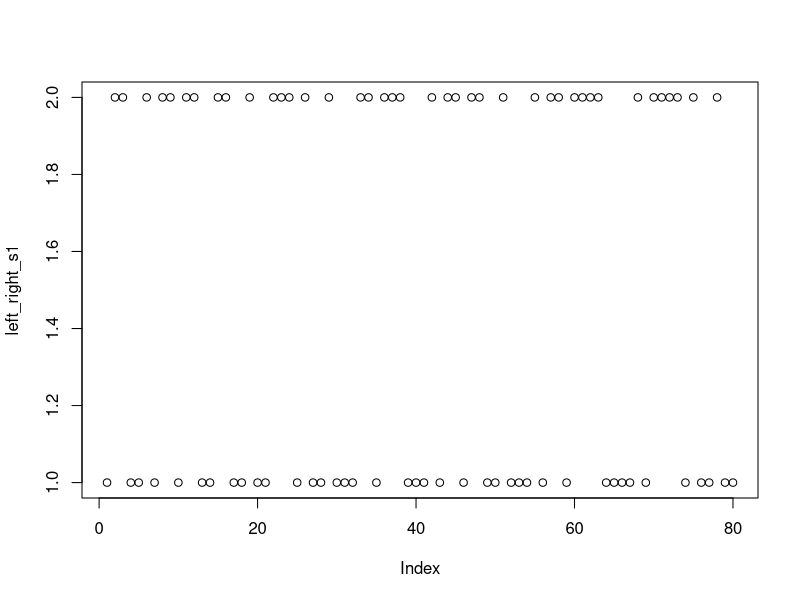
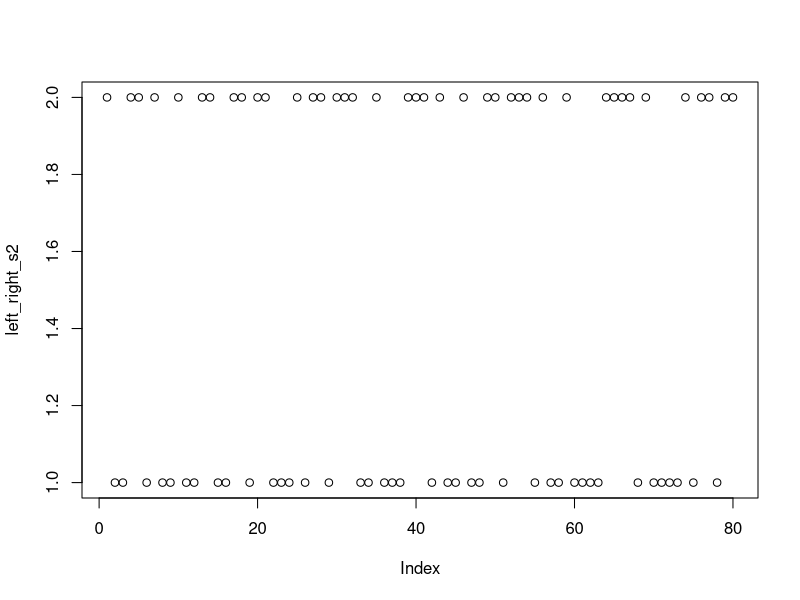
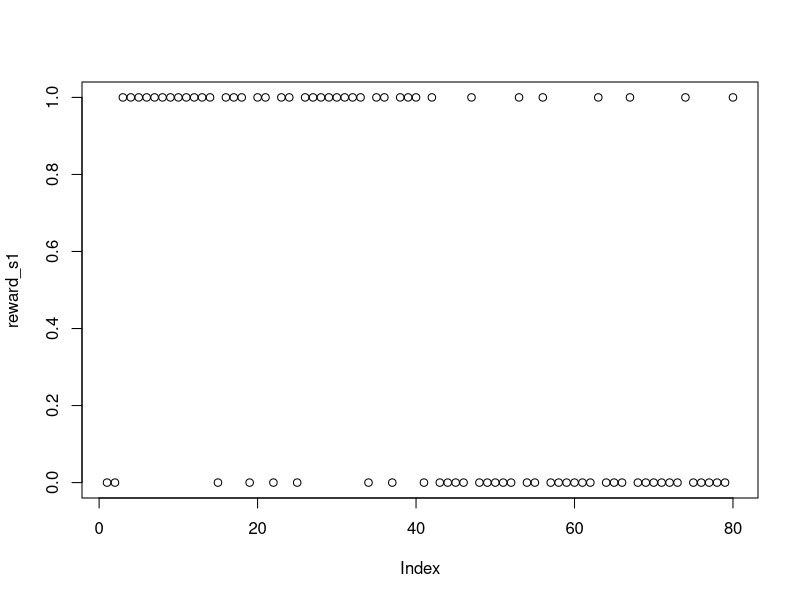
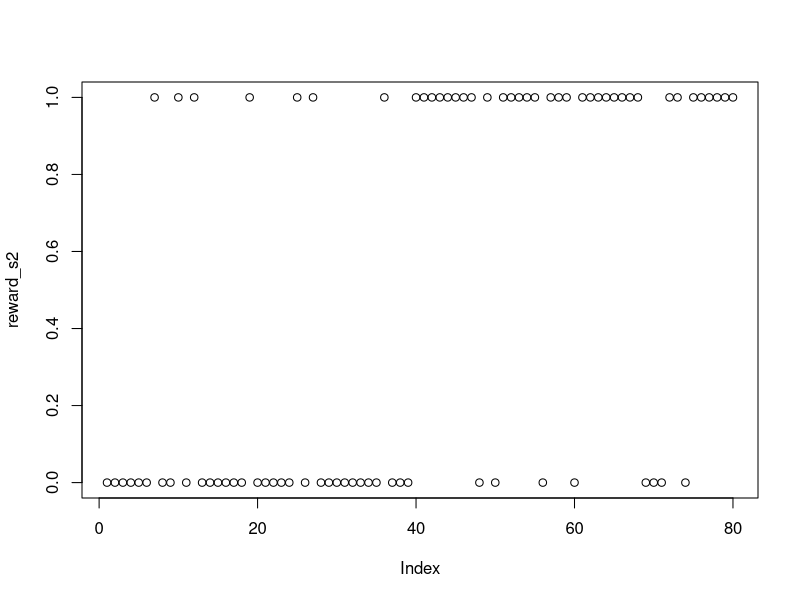

Recreate these plots in R, in order.
## ---- chunk 1
#### 呈示される２つの刺激(s1とs2)が左右のどっちに出るかを決めるリストを作る(２つの刺激がどっちにでるかはランダム)
# 空のオブジェクトを準備
left_right_s1 <- NULL
# いきなり80試行をシャッフルせずに，10試行を1ブロックにして，シャッフルを８回行う（for文で８回繰り返す)
repeat_shuffle <- 8
for (i in 1:repeat_shuffle) {
  # 1=leftか2=rightを５つずつ作成(つまり，10試行分)
  left_right_10 <- rep(1:2,5)
  # 上記をシャフル
  left_right_10shuffle <- sample(left_right_10, length(left_right_10))
  # left_right_s1に追加
  left_right_s1 <- c(left_right_s1,left_right_10shuffle)
}
# s2が右にでるか左にでるかはs1と逆なので，left_right_s1を使って逆転処理する
left_right_s2 <- 3-left_right_s1
# ifelseを使ってleft_right_s1(2)==1の時（1なのでつまりleft），"left"をそれ以外は"right"を入れたものを作成する
left_right_s1_text <- ifelse(left_right_s1==1, "left", "right")
left_right_s2_text <- ifelse(left_right_s2==1, "left", "right")
## ---- chunk 2
plot(left_right_s1)
plot(left_right_s2)
## ---- chunk 3
#### s1とs2を選んだ時のフィードバック(reward=1, punishment=0)のリストを作る
# 空のオブジェクトを準備
reward_s1 <- NULL
reward_s2 <- NULL
# いきなり80試行をシャッフルせずに，10試行を１ブロックにして，シャッフルを８回行う（for文で８回繰り返す）
# 逆転を開始するブロックも指定しておく
reverse_block <- 5
for (i in 1:repeat_shuffle) {
  # 8:2=報酬:罰（つまり4:1=報酬:罰）のリストを作ってシャッフル
  reward82 <- rep(c(1,1,1,1,0),2)
  reward82_shuffle <- sample(reward82, length(reward82))
  # 2:8=報酬:罰（つまり1:4=報酬:罰）のリストを作ってシャッフル
  reward28 <- rep(c(1,0,0,0,0),2)
  reward28_shuffle <- sample(reward28, length(reward28))
  # 1~40試行(5ブロックより前)は，s1が8:2=報酬:罰，s2が2:8=報酬:罰。41試行以降は逆転する
  if(i < reverse_block){
    reward_s1 <- c(reward_s1,reward82_shuffle)
    reward_s2 <- c(reward_s2,reward28_shuffle)
  }else{
    reward_s1 <- c(reward_s1,reward28_shuffle)
    reward_s2 <- c(reward_s2,reward82_shuffle)
  }
}
## ---- chunk 4
plot(reward_s1)
plot(reward_s2)
